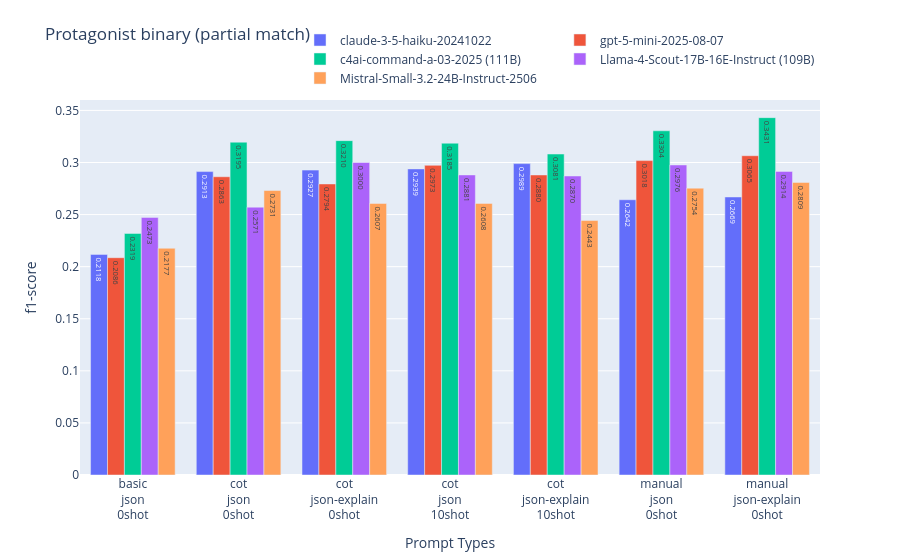

Notebook source saved alongside this figure:
### Code cell
plot(
    scores['protagonists_binary'], title="Protagonist binary",
    split='all', metric='f1-score', strategy="partial", ylim=[0, 0.36]
)

### Figure 1 — Plotly figure (JSON) as saved in the notebook; plotly's stock layout.template omitted (floating-point values rounded to 4 significant figures)
{"data": [{"name": "claude-3-5-haiku-20241022", "text": ["0.2118", "0.2913", "0.2927", "0.2939", "0.2989", "0.2642", "0.2669"], "type": "bar", "x": ["basic<br>json<br>0shot", "cot<br>json<br>0shot", "cot<br>json-explain<br>0shot", "cot<br>json<br>10shot", "cot<br>json-explain<br>10shot", "manual<br>json<br>0shot", "manual<br>json-explain<br>0shot"], "y": [0.2118, 0.2913, 0.2927, 0.2939, 0.2989, 0.2642, 0.2669]}, {"name": "gpt-5-mini-2025-08-07", "text": ["0.2086", "0.2863", "0.2794", "0.2973", "0.2880", "0.3018", "0.3065"], "type": "bar", "x": ["basic<br>json<br>0shot", "cot<br>json<br>0shot", "cot<br>json-explain<br>0shot", "cot<br>json<br>10shot", "cot<br>json-explain<br>10shot", "manual<br>json<br>0shot", "manual<br>json-explain<br>0shot"], "y": [0.2086, 0.2863, 0.2794, 0.2973, 0.288, 0.3018, 0.3065]}, {"name": "c4ai-command-a-03-2025 (111B)", "text": ["0.2319", "0.3195", "0.3210", "0.3185", "0.3081", "0.3304", "0.3431"], "type": "bar", "x": ["basic<br>json<br>0shot", "cot<br>json<br>0shot", "cot<br>json-explain<br>0shot", "cot<br>json<br>10shot", "cot<br>json-explain<br>10shot", "manual<br>json<br>0shot", "manual<br>json-explain<br>0shot"], "y": [0.2319, 0.3195, 0.321, 0.3185, 0.3081, 0.3304, 0.3431]}, {"name": "Llama-4-Scout-17B-16E-Instruct (109B)", "text": ["0.2473", "0.2571", "0.3000", "0.2881", "0.2870", "0.2976", "0.2914"], "type": "bar", "x": ["basic<br>json<br>0shot", "cot<br>json<br>0shot", "cot<br>json-explain<br>0shot", "cot<br>json<br>10shot", "cot<br>json-explain<br>10shot", "manual<br>json<br>0shot", "manual<br>json-explain<br>0shot"], "y": [0.2473, 0.2571, 0.3, 0.2881, 0.287, 0.2976, 0.2914]}, {"name": "Mistral-Small-3.2-24B-Instruct-2506", "text": ["0.2177", "0.2731", "0.2607", "0.2608", "0.2443", "0.2754", "0.2809"], "type": "bar", "x": ["basic<br>json<br>0shot", "cot<br>json<br>0shot", "cot<br>json-explain<br>0shot", "cot<br>json<br>10shot", "cot<br>json-explain<br>10shot", "manual<br>json<br>0shot", "manual<br>json-explain<br>0shot"], "y": [0.2177, 0.2731, 0.2607, 0.2608, 0.2443, 0.2754, 0.2809]}], "layout": {"legend": {"orientation": "h", "x": 1, "xanchor": "right", "y": 1.02, "yanchor": "bottom"}, "title": {"text": "Protagonist binary (partial match)", "y": 0.95}, "xaxis": {"title": {"text": "Prompt Types"}}, "yaxis": {"range": [0, 0.36], "title": {"text": "f1-score"}}}}
